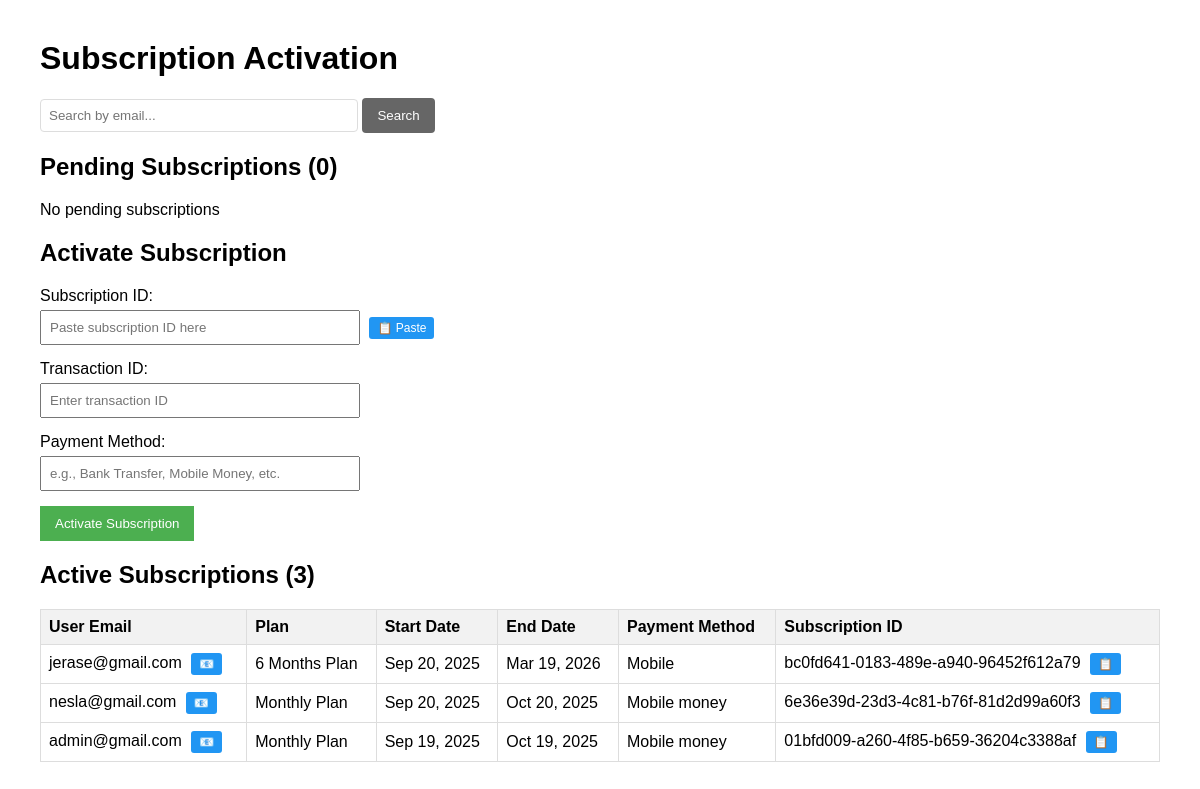
Before: /activation/ (signed in) with the older database file.
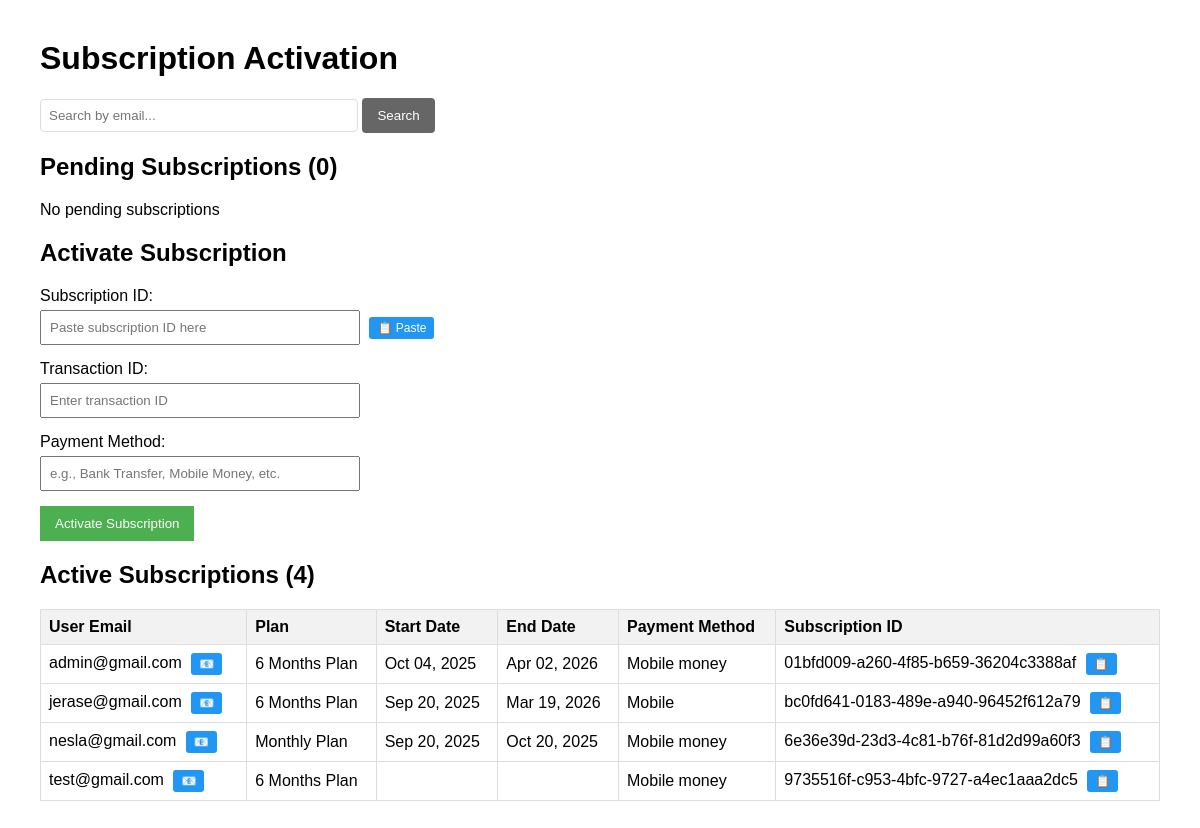
After: the same page with the newer database file.
### subscribtion/models.py (models this page shows, shortened)
class UserSubscription(models.Model):
    STATUS_CHOICES = [
        ('pending', 'Pending Payment'),
        ('active', 'Active'),
        ('expired', 'Expired'),
        ('cancelled', 'Cancelled'),
    ]
    user = models.OneToOneField(User, on_delete=models.CASCADE, related_name='subscription')
    plan = models.ForeignKey(SubscriptionPlan, on_delete=models.SET_NULL, null=True)
    status = models.CharField(max_length=20, choices=STATUS_CHOICES, default='pending')
    subscription_id = models.UUIDField(default=uuid.uuid4, editable=False, unique=True)
    start_date = models.DateTimeField(null=True, blank=True)
    end_date = models.DateTimeField(null=True, blank=True)
    payment_method = models.CharField(max_length=100, blank=True, null=True)
    transaction_id = models.CharField(max_length=100, blank=True, null=True)
    created_at = models.DateTimeField(auto_now_add=True)
    updated_at = models.DateTimeField(auto_now=True)
    is_upgrade = models.BooleanField(default=True)
    upgrade_price_usd = models.DecimalField(max_digits=10, decimal_places=2, null=True, blank=True)
    upgrade_price_cfa = models.DecimalField(max_digits=10, decimal_places=2, null=True, blank=True)
    previous_plan = models.ForeignKey('self', on_delete=models.SET_NULL, null=True, blank=True, related_name='upgraded_from')
    previous_plan_name=models.CharField(max_length=100,blank=True,null=True)
    previous_plan_price=models.DecimalField(max_digits=10,decimal_places=2,blank=True,null=True)
    upgrade_history = models.TextField(blank=True, null=True)

class SubscriptionPlan(models.Model):
    PLAN_CHOICES = [
        ('1_month', '1 Month Plan'),
        ('6_months', '6 Months Plan'),
        ('1_year', '1 Year Plan'),
    ]
    name = models.CharField(max_length=100)
    plan_type = models.CharField(max_length=20, choices=PLAN_CHOICES, unique=True)
    price_cfa = models.DecimalField(max_digits=10, decimal_places=0)
    price_usd = models.DecimalField(max_digits=10, decimal_places=2)
    duration_days = models.IntegerField(help_text="Duration in days")
    is_active = models.BooleanField(default=True)
    description = models.TextField(blank=True)
    created_at = models.DateTimeField(auto_now_add=True,blank=True,null=True)
    class Meta:
        ordering = ['price_usd']

### subscribtion/views.py (the view, shortened to what this page needs)
# urls.py: path('activation/', subscription_activation, name='activation'),
@user_passes_test(lambda u: u.is_staff)
def subscription_activation(request):
    search_query = request.GET.get('search', '')
    pending_subscriptions = UserSubscription.objects.filter(status='pending').order_by('-created_at')
    active_subscriptions = UserSubscription.objects.filter(status='active').order_by('-end_date')
    if request.method == 'POST':
        form = ActivateSubscriptionForm(request.POST)
        if form.is_valid():
            subscription_id = form.cleaned_data['subscription_id']
            transaction_id = form.cleaned_data['transaction_id']
            payment_method = form.cleaned_data['payment_method']
            try:
                subscription = UserSubscription.objects.get(
                    subscription_id=subscription_id,
                    status='pending'
                )
                start_date = timezone.now()
                end_date = start_date + timezone.timedelta(days=subscription.plan.duration_days)
                if subscription.is_upgrade and subscription.previous_plan_name:
                    subscription.add_upgrade_history(
                        from_plan=subscription.plan,  # This would need adjustment
                        to_plan=subscription.plan,
                        upgrade_price=subscription.upgrade_price_usd,
                        transaction_id=transaction_id
                    )
                subscription.status = 'active'
                subscription.start_date = start_date
                subscription.end_date = end_date
                subscription.transaction_id = transaction_id
                subscription.payment_method = payment_method
                subscription.save()
                messages.success(request, f"Subscription activated for {subscription.user.email}")
            except UserSubscription.DoesNotExist:
                messages.error(request, "Subscription not found or already activated")
            return redirect('activation')
    else:
        form = ActivateSubscriptionForm()
    context = {
        'pending_subscriptions': pending_subscriptions,
        'active_subscriptions': active_subscriptions,
        'form': form,
        'search_query': search_query
    }
    return render(request, 'subscription/activation.html', context)

### subscribtion/forms.py
class ActivateSubscriptionForm(forms.Form):
    subscription_id = forms.UUIDField(
        label="Subscription ID",
        widget=forms.TextInput(attrs={
            'placeholder': 'Paste subscription ID here',
            'id': 'id_subscription_id'
        })
    )
    transaction_id = forms.CharField(
        max_length=100,
        label="Transaction ID",
        required=True,
        widget=forms.TextInput(attrs={
            'placeholder': 'Enter transaction ID',
            'id': 'id_transaction_id'
        })
    )
    payment_method = forms.CharField(
        max_length=100,
        label="Payment Method",
        required=True,
        widget=forms.TextInput(attrs={
            'placeholder': 'e.g., Bank Transfer, Mobile Money, etc.',
            'id': 'id_payment_method'
        })
    )

### accounts/context_processors.py (called while the page is built)
def base_url_processor(request):
    return {
        'BASE_URL':settings.BASE_URL
    }

### subscribtion/templates/subscription/activation.html (shortened to what the changed rows need)
<!DOCTYPE html>
<html>
<head>
</head>
<body>
    <h1>Subscription Activation</h1>
    <div class="search-container">
        <form method="get">
        </form>
    </div>
    <h2>Pending Subscriptions ({{ pending_subscriptions.count }})</h2>
    {% if pending_subscriptions %}
    <table>
        <thead>
            <tr>
                <th>User Email</th>
                <th>Plan</th>
                <th>Subscription ID</th>
                <th>Created At</th>
                <th>Actions</th>
            </tr>
        </thead>
        <tbody>
            {% for subscription in pending_subscriptions %}
            <tr>
                <td>
                    <span class="email-value" id="email-{{ subscription.id }}">{{ subscription.user.email }}</span>
                    <button class="copy-btn copy-email-btn" data-email="{{ subscription.user.email }}" title="Copy email">📧</button>
                </td>
                <td>{{ subscription.plan.name }}</td>
                <td>
                    <span class="sub-id-value" id="subid-{{ subscription.id }}">{{ subscription.subscription_id }}</span>
                    <button class="copy-btn copy-subid-btn" data-subid="{{ subscription.subscription_id }}" title="Copy Subscription ID">📋</button>
                </td>
                <td>{{ subscription.created_at|date:"M d, Y H:i" }}</td>
                <td>
                    <button class="copy-btn fill-form-btn" data-subid="{{ subscription.subscription_id }}" data-email="{{ subscription.user.email }}" title="Fill form with this subscription">
                        Fill Form
                    </button>
                </td>
            </tr>
            {% endfor %}
        </tbody>
    </table>
    {% else %}
    <p>No pending subscriptions{% if search_query %} matching "{{ search_query }}"{% endif %}</p>
    {% endif %}
    <h2>Activate Subscription</h2>
    <form method="post">
        <div class="form-group">
        </div>
        <div class="form-group">
        </div>
        <div class="form-group">
        </div>
        <button type="submit">Activate Subscription</button>
    </form>
    <h2>Active Subscriptions ({{ active_subscriptions.count }})</h2>
    {% if active_subscriptions %}
    <table>
        <thead>
            <tr>
                <th>User Email</th>
                <th>Plan</th>
                <th>Start Date</th>
                <th>End Date</th>
                <th>Payment Method</th>
                <th>Subscription ID</th>
            </tr>
        </thead>
        <tbody>
            {% for subscription in active_subscriptions %}
            <tr>
                <td>
                    <span class="email-value" id="active-email-{{ subscription.id }}">{{ subscription.user.email }}</span>
                    <button class="copy-btn copy-email-btn" data-email="{{ subscription.user.email }}" title="Copy email">📧</button>
                </td>
                <td>{{ subscription.plan.name }}</td>
                <td>{{ subscription.start_date|date:"M d, Y" }}</td>
                <td>{{ subscription.end_date|date:"M d, Y" }}</td>
                <td>{{ subscription.payment_method }}</td>
                <td>
                    <span class="sub-id-value" id="active-subid-{{ subscription.id }}">{{ subscription.subscription_id }}</span>
                    <button class="copy-btn copy-subid-btn" data-subid="{{ subscription.subscription_id }}" title="Copy Subscription ID">📋</button>
                </td>
            </tr>
            {% endfor %}
        </tbody>
    </table>
    {% else %}
    <p>No active subscriptions{% if search_query %} matching "{{ search_query }}"{% endif %}</p>
    {% endif %}
</body>
</html>

Changed rows visible on the page:
changed UserSubscription "01bfd009-a260-4f85-b659-36204c3388af": plan.name "Monthly Plan" → "6 Months Plan"; start_date "Sep 19, 2025" → "Oct 04, 2025"; end_date "Oct 19, 2025" → "Apr 02, 2026"; moves up the list
added UserSubscription: user.email "test@gmail.com", plan.name "6 Months Plan", payment_method "Mobile money", subscription_id "9735516f-c953-4bfc-9727-a4ec1aaa2dc5"
Other visible differences:
{{ active_subscriptions.count }}: "3" → "4"
